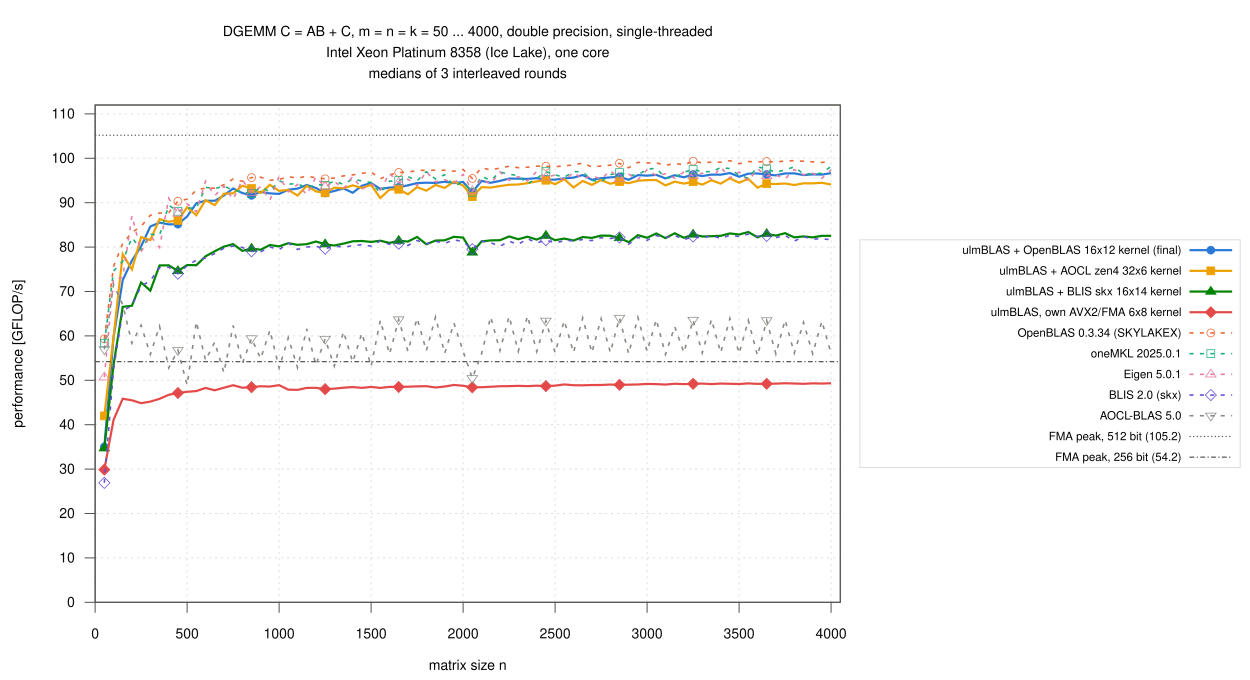

Recreate this plot in gnuplot.
load "_style.gp"
set terminal svg size 1250,680 dynamic enhanced font "Helvetica,14" background rgb "white"
set output "dgemm_full.svg"
set title "DGEMM C = AB + C, m = n = k = 50 ... 4000, double precision, single-threaded\n".CPU."\nmedians of 3 interleaved rounds" font ",14"
set xlabel "matrix size n"
set ylabel "performance [GFLOP/s]"
set xrange [0:4050]
set xtics 500
set yrange [0:112]
set ytics 10
set key outside right center vertical font ",11.5" spacing 1.2 width 1 box lc rgb "#dcdcdc"
plot for [i=1:|V|] D."dgemm.csv" using "n":V[i] with linespoints \
         lc rgb C[i] lw (K[i] ? 2.2 : 1.6) dt (K[i] ? 1 : 2) pt P[i] pi 8 ps 0.75 title T[i], \
     PZMM with lines lc rgb "#52514e" dt 3 lw 1.2 title "FMA peak, 512 bit (105.2)", \
     PYMM with lines lc rgb "#52514e" dt 4 lw 1.2 title "FMA peak, 256 bit (54.2)"
